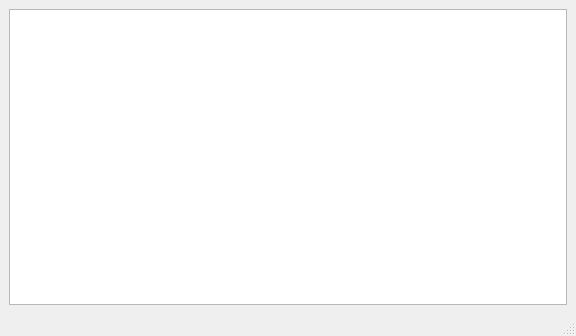
<?xml version="1.0" encoding="UTF-8"?>
<ui version="4.0">
 <class>ShowClients</class>
 <widget class="QMainWindow" name="ShowClients">
  <property name="geometry">
   <rect>
    <x>0</x>
    <y>0</y>
    <width>576</width>
    <height>336</height>
   </rect>
  </property>
  <property name="windowTitle">
   <string>Connected Clients</string>
  </property>
  <widget class="QWidget" name="centralwidget">
   <layout class="QGridLayout" name="gridLayout">
    <item row="0" column="0">
     <widget class="QTableView" name="clientTable"/>
    </item>
   </layout>
  </widget>
  <widget class="QMenuBar" name="menubar">
   <property name="geometry">
    <rect>
     <x>0</x>
     <y>0</y>
     <width>576</width>
     <height>21</height>
    </rect>
   </property>
  </widget>
  <widget class="QStatusBar" name="statusbar"/>
 </widget>
 <resources/>
 <connections/>
</ui>
